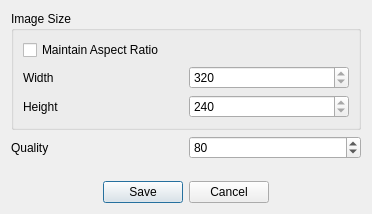
<?xml version="1.0" encoding="UTF-8"?>
<ui version="4.0">
 <class>Dialog</class>
 <widget class="QDialog" name="Dialog">
  <property name="geometry">
   <rect>
    <x>0</x>
    <y>0</y>
    <width>372</width>
    <height>214</height>
   </rect>
  </property>
  <property name="windowTitle">
   <string>PNG Save Options</string>
  </property>
  <layout class="QGridLayout" name="gridLayout">
   <item row="1" column="0">
    <widget class="QLabel" name="label_3">
     <property name="sizePolicy">
      <sizepolicy hsizetype="Preferred" vsizetype="Preferred">
       <horstretch>0</horstretch>
       <verstretch>0</verstretch>
      </sizepolicy>
     </property>
     <property name="text">
      <string>Quality</string>
     </property>
    </widget>
   </item>
   <item row="3" column="0" colspan="2">
    <widget class="QDialogButtonBox" name="buttonBox">
     <property name="orientation">
      <enum>Qt::Horizontal</enum>
     </property>
     <property name="standardButtons">
      <set>QDialogButtonBox::Cancel|QDialogButtonBox::Save</set>
     </property>
     <property name="centerButtons">
      <bool>true</bool>
     </property>
    </widget>
   </item>
   <item row="0" column="0" colspan="2">
    <widget class="QGroupBox" name="groupBox">
     <property name="title">
      <string>Image Size</string>
     </property>
     <property name="flat">
      <bool>false</bool>
     </property>
     <layout class="QGridLayout" name="gridLayout_2">
      <item row="2" column="0">
       <widget class="QLabel" name="label_2">
        <property name="text">
         <string>Height</string>
        </property>
       </widget>
      </item>
      <item row="1" column="1">
       <widget class="QSpinBox" name="spinBoxImageWidth">
        <property name="sizePolicy">
         <sizepolicy hsizetype="Minimum" vsizetype="Fixed">
          <horstretch>0</horstretch>
          <verstretch>0</verstretch>
         </sizepolicy>
        </property>
        <property name="minimum">
         <number>320</number>
        </property>
       </widget>
      </item>
      <item row="1" column="0">
       <widget class="QLabel" name="label">
        <property name="sizePolicy">
         <sizepolicy hsizetype="Minimum" vsizetype="Preferred">
          <horstretch>0</horstretch>
          <verstretch>0</verstretch>
         </sizepolicy>
        </property>
        <property name="text">
         <string>Width</string>
        </property>
       </widget>
      </item>
      <item row="2" column="1">
       <widget class="QSpinBox" name="spinBoxImageHeight">
        <property name="minimum">
         <number>240</number>
        </property>
       </widget>
      </item>
      <item row="0" column="0">
       <widget class="QCheckBox" name="checkBoxAspectRatio">
        <property name="layoutDirection">
         <enum>Qt::LeftToRight</enum>
        </property>
        <property name="text">
         <string>Maintain Aspect Ratio</string>
        </property>
       </widget>
      </item>
     </layout>
    </widget>
   </item>
   <item row="1" column="1">
    <widget class="QSpinBox" name="spinBoxImageQuality">
     <property name="sizePolicy">
      <sizepolicy hsizetype="Preferred" vsizetype="Fixed">
       <horstretch>0</horstretch>
       <verstretch>0</verstretch>
      </sizepolicy>
     </property>
     <property name="maximum">
      <number>100</number>
     </property>
     <property name="singleStep">
      <number>10</number>
     </property>
     <property name="value">
      <number>80</number>
     </property>
    </widget>
   </item>
   <item row="2" column="0">
    <spacer name="verticalSpacer">
     <property name="orientation">
      <enum>Qt::Vertical</enum>
     </property>
     <property name="sizeHint" stdset="0">
      <size>
       <width>20</width>
       <height>40</height>
      </size>
     </property>
    </spacer>
   </item>
  </layout>
 </widget>
 <resources/>
 <connections>
  <connection>
   <sender>buttonBox</sender>
   <signal>accepted()</signal>
   <receiver>Dialog</receiver>
   <slot>accept()</slot>
   <hints>
    <hint type="sourcelabel">
     <x>248</x>
     <y>254</y>
    </hint>
    <hint type="destinationlabel">
     <x>157</x>
     <y>274</y>
    </hint>
   </hints>
  </connection>
  <connection>
   <sender>buttonBox</sender>
   <signal>rejected()</signal>
   <receiver>Dialog</receiver>
   <slot>reject()</slot>
   <hints>
    <hint type="sourcelabel">
     <x>316</x>
     <y>260</y>
    </hint>
    <hint type="destinationlabel">
     <x>286</x>
     <y>274</y>
    </hint>
   </hints>
  </connection>
 </connections>
</ui>
